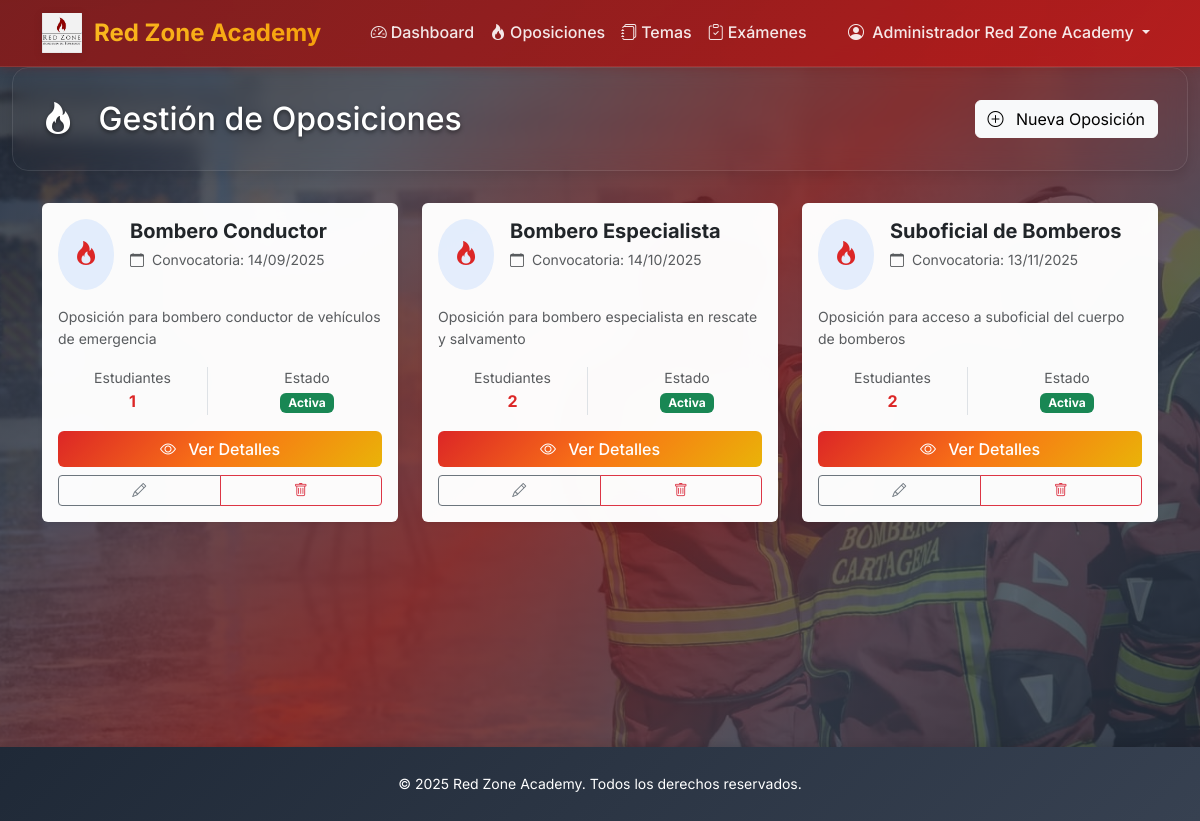
/dashboard/admin/oposiciones/ (signed in), run on the app's committed database.
### accounts/models.py (models this page shows, shortened)
class CustomUser(AbstractUser):
    USER_TYPES = [
        ('admin', 'Administrador'),
        ('student', 'Alumno'),
    ]
    user_type = models.CharField(max_length=10, choices=USER_TYPES, default='student')
    created_at = models.DateTimeField(auto_now_add=True)
    profile_picture = models.ImageField(
        upload_to=user_profile_picture_path,
        blank=True,
        null=True,
        help_text="Imagen de perfil del usuario"
    )
    def is_admin(self):
        return self.user_type == 'admin'

### core/models.py (models this page shows, shortened)
class Oposicion(models.Model):
    nombre = models.CharField(max_length=200)
    descripcion = models.TextField()
    fecha_convocatoria = models.DateField()
    alumnos_con_acceso = models.ManyToManyField(
        User,
        limit_choices_to={'user_type': 'student'},
        blank=True,
        related_name='oposiciones_acceso'
    )
    created_at = models.DateTimeField(auto_now_add=True)
    updated_at = models.DateTimeField(auto_now=True)
    class Meta:
        verbose_name_plural = "Oposiciones"

### core/views.py (the view)
# urls.py: path('admin/oposiciones/', views.AdminOposicionListView.as_view(), name='admin_oposicion_list'),
class AdminOposicionListView(AdminRequiredMixin, ListView):
    model = Oposicion
    template_name = 'core/admin/oposicion_list.html'
    context_object_name = 'oposiciones'
    paginate_by = 15
    def get_queryset(self):
        return Oposicion.objects.prefetch_related('temas', 'alumnos_con_acceso')
    def get_context_data(self, **kwargs):
        context = super().get_context_data(**kwargs)
        context['title'] = 'Gestión de Oposiciones'
        return context

### core/views.py (called while the page is built)
    def test_func(self):
        return self.request.user.is_authenticated and self.request.user.is_admin()

### templates/core/admin/oposicion_list.html (shortened to what this page needs)
{% extends 'base.html' %}
{% load humanize %}
{% block content %}
<div class="container-fluid d-flex flex-column" style="min-height: calc(100vh - 120px);">
    <div class="page-header">
        <div class="container">
            <div class="row align-items-center">
                <div class="col">
                    <h1 class="h2 mb-0">
                        <i class="bi bi-fire me-3"></i>
                        {{ title }}
                    </h1>
                </div>
                <div class="col-auto">
                    {% if user.is_admin %}
                        <a href="{% url 'core:admin_oposicion_create' %}" class="btn btn-light">
                            <i class="bi bi-plus-circle me-2"></i>
                            Nueva Oposición
                        </a>
                    {% endif %}
                </div>
            </div>
        </div>
    </div>
    <div class="container flex-grow-1">
        {% if oposiciones %}
            <div class="row">
                {% for oposicion in oposiciones %}
                    <div class="col-lg-4 col-md-6 mb-4">
                        <div class="card border-0 shadow-sm h-100 oposicion-card">
                            <div class="card-body d-flex flex-column">
                                <div class="d-flex align-items-start mb-3">
                                    <div class="bg-primary bg-opacity-10 rounded-circle p-3 me-3">
                                        <i class="bi bi-fire text-primary fs-4"></i>
                                    </div>
                                    <div class="flex-grow-1">
                                        <h5 class="card-title mb-1 fw-bold">
                                            {{ oposicion.nombre }}
                                        </h5>
                                        <small class="text-muted">
                                            <i class="bi bi-calendar me-1"></i>
                                            Convocatoria: {{ oposicion.fecha_convocatoria|date:"d/m/Y" }}
                                        </small>
                                    </div>
                                </div>
                                <div class="mb-3 flex-grow-1">
                                    <p class="text-muted small mb-0">
                                        {{ oposicion.descripcion|truncatechars:120 }}
                                    </p>
                                </div>
                                <div class="mb-3">
                                    <div class="row text-center">
                                        <div class="col-6">
                                            <div class="border-end">
                                                <small class="text-muted d-block">Estudiantes</small>
                                                <span class="fw-bold text-primary">
                                                    {{ oposicion.alumnos_con_acceso.count }}
                                                </span>
                                            </div>
                                        </div>
                                        <div class="col-6">
                                            <small class="text-muted d-block">Estado</small>
                                            <span class="badge bg-success">Activa</span>
                                        </div>
                                    </div>
                                </div>
                                <div class="d-grid gap-2">
                                    <a href="{% url 'core:oposicion_detail' oposicion.pk %}"
                                       class="btn btn-primary">
                                        <i class="bi bi-eye me-2"></i>
                                        Ver Detalles
                                    </a>
                                    {% if user.is_admin %}
                                        <div class="btn-group" role="group">
                                            <a href="{% url 'core:admin_oposicion_update' oposicion.pk %}"
                                               class="btn btn-outline-secondary btn-sm">
                                                <i class="bi bi-pencil"></i>
                                            </a>
                                            <a href="{% url 'core:admin_oposicion_delete' oposicion.pk %}"
                                               class="btn btn-outline-danger btn-sm">
                                                <i class="bi bi-trash"></i>
                                            </a>
                                        </div>
                                    {% endif %}
                                </div>
                            </div>
                        </div>
                    </div>
                {% endfor %}
            </div>
        {% endif %}
    </div>
</div>
{% endblock %}

### templates/base.html (shortened to what this page needs)
<!DOCTYPE html>
<html lang="es" data-bs-theme="light" class="h-100">
<head>
    {% load static %}
    <link href="https://cdnjs.cloudflare.com/ajax/libs/bootstrap/5.3.2/css/bootstrap.min.css" rel="stylesheet">
    <link href="https://cdnjs.cloudflare.com/ajax/libs/bootstrap-icons/1.11.3/font/bootstrap-icons.min.css" rel="stylesheet">
</head>
<body>
    <nav class="navbar navbar-expand-lg navbar-light bg-white">
        <div class="container">
            {% load static %}
            {% if user.is_authenticated %}
                <a class="navbar-brand" href="{% url 'core:dashboard' %}">
                    <img src="{% static 'img/logo_rz.png' %}" alt="Red Zone Academy" class="navbar-brand-logo">
                    Red Zone Academy
                </a>
            {% else %}
                <a class="navbar-brand" href="#">
                    <img src="{% static 'img/logo_rz.png' %}" alt="Red Zone Academy" class="navbar-brand-logo">
                    Red Zone Academy
                </a>
            {% endif %}
            <div class="collapse navbar-collapse" id="navbarNav">
                {% if user.is_authenticated %}
                <ul class="navbar-nav mx-auto">
                    <li class="nav-item">
                        <a class="nav-link" href="{% url 'core:dashboard' %}">
                            <i class="bi bi-speedometer2 me-1"></i>Dashboard
                        </a>
                    </li>
                    <li class="nav-item">
                        <a class="nav-link" href="{% url 'core:oposicion_list' %}">
                            <i class="bi bi-fire me-1"></i>Oposiciones
                        </a>
                    </li>
                    <li class="nav-item">
                        <a class="nav-link" href="{% url 'core:tema_list' %}">
                            <i class="bi bi-journals me-1"></i>Temas
                        </a>
                    </li>
                    <li class="nav-item">
                        <a class="nav-link" href="{% url 'core:examen_test_list' %}">
                            <i class="bi bi-clipboard-check me-1"></i>Exámenes
                        </a>
                    </li>
                </ul>
                <ul class="navbar-nav">
                    <li class="nav-item dropdown">
                        <a class="nav-link dropdown-toggle" href="#" id="userDropdown" role="button" data-bs-toggle="dropdown">
                            <i class="bi bi-person-circle me-1"></i>
                            {{ user.get_full_name|default:user.username }}
                        </a>
                    </li>
                </ul>
                {% endif %}
            </div>
        </div>
    </nav>
    <div class="main-wrapper">
        {% block content %}{% endblock %}
    </div>
    <footer class="footer">
        <div class="container">
            <div class="row">
                <div class="col-12 text-center">
                    <small>&copy; 2025 Red Zone Academy. Todos los derechos reservados.</small>
                </div>
            </div>
        </div>
    </footer>
</body>
</html>

### templates/core/admin/oposicion_list.html (style rules this page uses)
.oposicion-card { transition: transform 0.2s ease-in-out, box-shadow 0.2s ease-in-out; }

### data on the page
CustomUser: get_full_name "Administrador Red Zone Academy"
Oposicion: nombre "Bombero Conductor", fecha_convocatoria "14/09/2025", descripcion "Oposición para bombero conductor de vehículos de emergencia", alumnos_con_acceso.count "1"
Oposicion: nombre "Bombero Especialista", fecha_convocatoria "14/10/2025", descripcion "Oposición para bombero especialista en rescate y salvamento", alumnos_con_acceso.count "2"
Oposicion: nombre "Suboficial de Bomberos", fecha_convocatoria "13/11/2025", descripcion "Oposición para acceso a suboficial del cuerpo de bomberos", alumnos_con_acceso.count "2"

### other printed values
{{ title }} "Gestión de Oposiciones"
